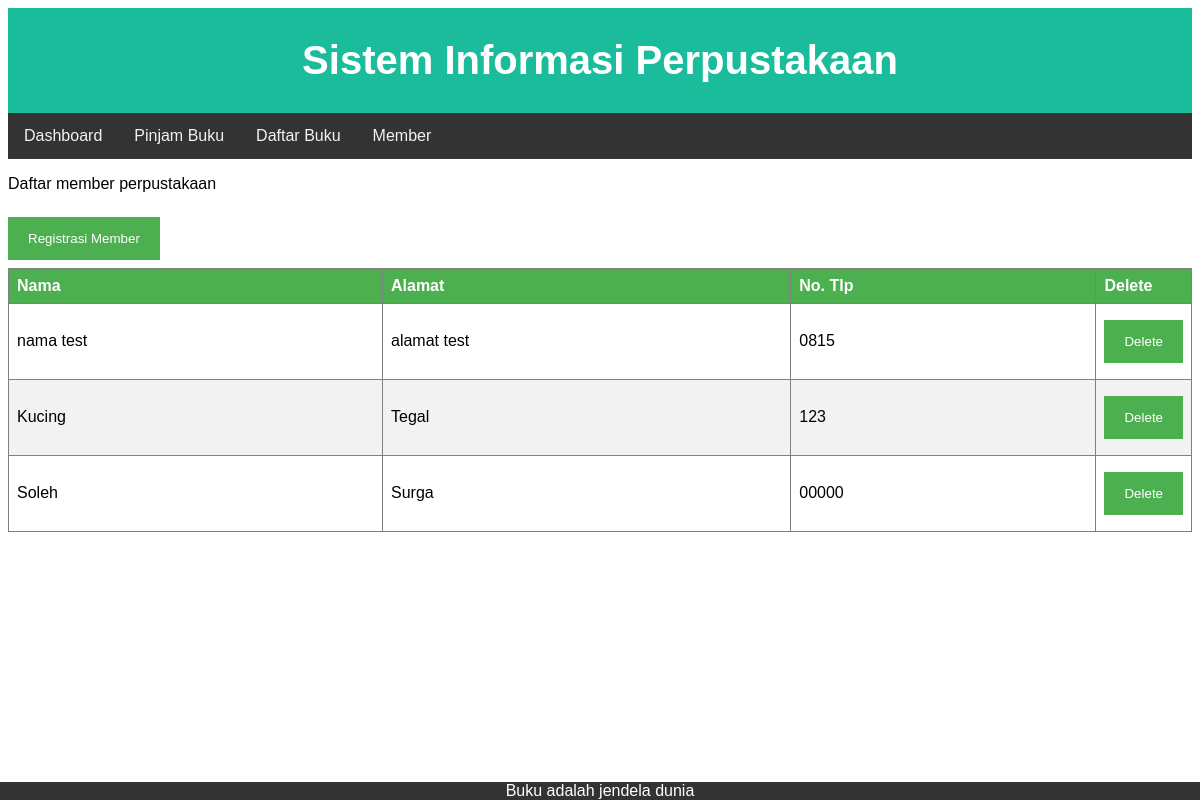
Screenshot of /view/member.php with the database file from the repository.
### tables this page shows
CREATE TABLE `anggota` (
  `id_anggota` int(11) NOT NULL,
  `nama` varchar(100) NOT NULL,
  `alamat` varchar(255) DEFAULT NULL,
  `no_telp` varchar(25) NOT NULL
);

### view/member.php (the view, shortened to what this page needs)
<!DOCTYPE html>
<html lang="en">
<head>
    <link rel="stylesheet" href="http://localhost/perpustakaan/function/style.css">
    <header class = "header">
    <h1>Sistem Informasi Perpustakaan</h1>
    </header>
</head>
<body>
<div class="topnav">
  <a href="../index.php" >Dashboard</a>
  <a href="./pinjam.php" >Pinjam Buku</a>
  <a href="./buku.php" >Daftar Buku</a>
  <a href="./member.php" >Member</a>
</div>
    <p>Daftar member perpustakaan</p>
    <?php
    include('../function/db.php');
    $query = "SELECT * FROM anggota";
    $result= mysqli_query($conn, $query) OR die(mysql_error());
    ?>
  <button onclick="document.getElementById('id01').style.display='block'" style="width:auto;">Registrasi Member</button>
    <table border="1" cellspacing="0" cellpadding="4">
    <thead>
      <tr>
        <th>Nama</th>
        <th>Alamat</th>
        <th>No. Tlp</th>
        <th width = "1px">Delete</th>
      </tr>
    </thead>
    <tbody>
      <?php while($row = mysqli_fetch_assoc($result)){ ?>
        <tr>
          <td><?= $row['nama']; ?></td>
          <td><?= $row['alamat']; ?></td>
          <td><?= $row['no_telp']; ?></td>
          <td>
            <a href="/perpustakaan/function/hapus_member.php?id=<?php echo $row['id_anggota'];?>"><button>Delete</button></a>
          </td>
        </tr>
      <?php } ?>
    </tbody>
  </table>
</body>
<footer class="footer">
Buku adalah jendela dunia
</footer>
</html>

### function/style.css (style rules this page uses)
.header { padding: 3px; text-align: center; background: #1abc9c; color: white; font-size: 20px; }
.footer { position: fixed; left: 0; bottom: 0; width: 100%; background-color: #333; color: white; text-align: center; }
table { border-collapse: collapse; width: 100%; }
th, td { text-align: left; padding: 8px; }
tr:nth-child(even) { background-color: #f2f2f2 }
th { background-color: #4CAF50; color: white; }
body { font-family: Arial, Helvetica, sans-serif; }
button { background-color: #4CAF50; color: white; padding: 14px 20px; margin: 8px 0; border: none; cursor: pointer; width: 100%; }
.topnav { overflow: hidden; background-color: #333; }
.topnav a { float: left; display: block; color: #f2f2f2; text-align: center; padding: 14px 16px; text-decoration: none; }

### rows the page displays
anggota: nama "nama test", alamat "alamat test", no_telp "0815"
anggota: nama "Kucing", alamat "Tegal", no_telp "123"
anggota: nama "Soleh", alamat "Surga", no_telp "00000"
